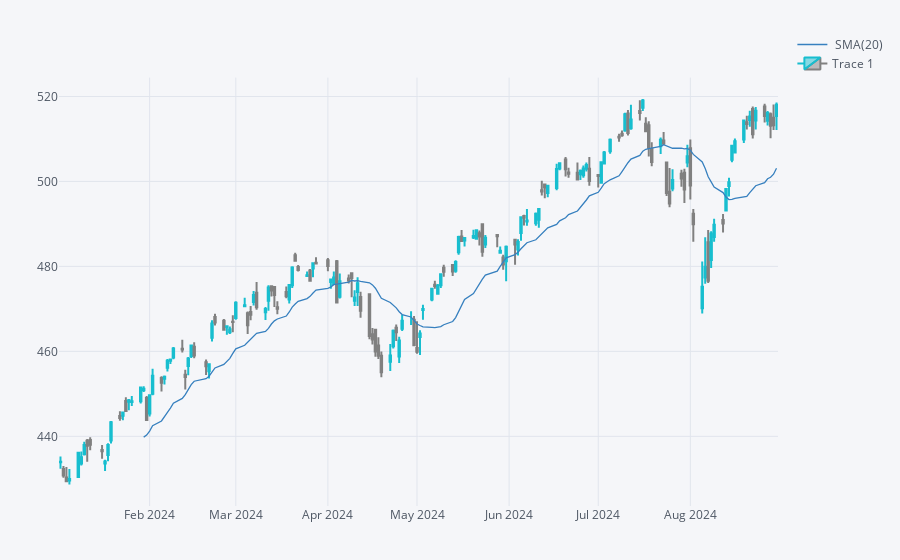

Notebook code for this chart:
### Code cell
qf = cf.QuantFig(df = voo_data.loc["1-2024":"8-2024"])
qf.add_sma(periods = 20)
qf.iplot()

### Figure 1 — Plotly figure (JSON) as saved in the notebook; plotly's stock layout.template omitted (floating-point values rounded to 4 significant figures; data arrays with more than 128 entries replaced by an {"elided": "..."} marker saying what was removed)
{"data": [{"line": {"color": "rgba(55, 128, 191, 1.0)", "dash": "solid", "shape": "linear", "width": 1.3}, "mode": "lines", "name": " SMA(20)", "text": "", "type": "scatter", "x": {"elided": "168 str values"}, "y": {"elided": "168 mixed values"}, "yaxis": "y2"}, {"close": {"elided": "168 float values"}, "decreasing": {"line": {"color": "#808080"}}, "high": {"elided": "168 float values"}, "increasing": {"line": {"color": "#17BECF"}}, "low": {"elided": "168 float values"}, "name": "Trace 1", "open": {"elided": "168 float values"}, "showlegend": true, "type": "candlestick", "x": {"elided": "168 str values"}, "yaxis": "y2"}], "layout": {"autosize": true, "legend": {"bgcolor": "#F5F6F9", "font": {"color": "#4D5663"}}, "margin": {"b": 30, "l": 30, "r": 30, "t": 30}, "paper_bgcolor": "#F5F6F9", "plot_bgcolor": "#F5F6F9", "showlegend": true, "title": {"font": {"color": "#4D5663"}}, "xaxis": {"anchor": "y2", "autorange": true, "gridcolor": "#E1E5ED", "range": ["2024-01-01 12:00", "2024-08-30 12:00"], "rangeselector": {"bgcolor": "rgba(150, 200, 250, 1)", "buttons": [{"count": 1, "label": "1m", "step": "month", "stepmode": "backward"}, {"count": 1, "label": "1y", "step": "year", "stepmode": "backward"}], "font": {"size": 13}, "visible": false, "x": 0, "y": 0.9}, "rangeslider": {"visible": false, "yaxis2": {}}, "showgrid": true, "tickfont": {"color": "#4D5663"}, "title": {"font": {"color": "#4D5663"}, "text": ""}, "type": "date", "zerolinecolor": "#E1E5ED"}, "yaxis": {"gridcolor": "#E1E5ED", "showgrid": true, "showticklabels": false, "tickfont": {"color": "#4D5663"}, "title": {"font": {"color": "#4D5663"}, "text": ""}, "zerolinecolor": "#E1E5ED"}, "yaxis2": {"autorange": true, "domain": [0, 0.9], "gridcolor": "#E1E5ED", "range": [423.6, 524.4], "showgrid": true, "tickfont": {"color": "#4D5663"}, "title": {"font": {"color": "#4D5663"}, "text": ""}, "type": "linear", "zerolinecolor": "#E1E5ED"}}}
